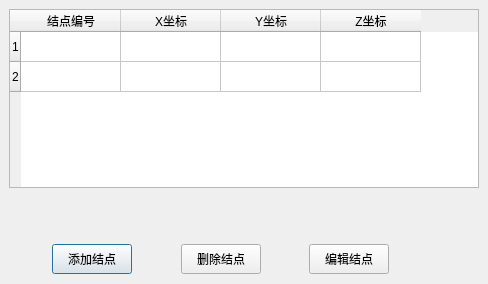
<?xml version="1.0" encoding="UTF-8"?>
<ui version="4.0">
 <class>CordDisplaySet</class>
 <widget class="QDialog" name="CordDisplaySet">
  <property name="geometry">
   <rect>
    <x>0</x>
    <y>0</y>
    <width>488</width>
    <height>284</height>
   </rect>
  </property>
  <property name="windowTitle">
   <string>Dialog</string>
  </property>
  <widget class="QTableWidget" name="tableWidget">
   <property name="geometry">
    <rect>
     <x>9</x>
     <y>9</y>
     <width>470</width>
     <height>179</height>
    </rect>
   </property>
   <row>
    <property name="text">
     <string>1</string>
    </property>
   </row>
   <row>
    <property name="text">
     <string>2</string>
    </property>
   </row>
   <column>
    <property name="text">
     <string>结点编号</string>
    </property>
   </column>
   <column>
    <property name="text">
     <string>X坐标</string>
    </property>
   </column>
   <column>
    <property name="text">
     <string>Y坐标</string>
    </property>
   </column>
   <column>
    <property name="text">
     <string>Z坐标</string>
    </property>
   </column>
  </widget>
  <widget class="QWidget" name="layoutWidget">
   <property name="geometry">
    <rect>
     <x>9</x>
     <y>243</y>
     <width>423</width>
     <height>32</height>
    </rect>
   </property>
   <layout class="QHBoxLayout" name="horizontalLayout">
    <item>
     <spacer name="horizontalSpacer_3">
      <property name="orientation">
       <enum>Qt::Horizontal</enum>
      </property>
      <property name="sizeHint" stdset="0">
       <size>
        <width>40</width>
        <height>20</height>
       </size>
      </property>
     </spacer>
    </item>
    <item>
     <widget class="QPushButton" name="AddCord">
      <property name="minimumSize">
       <size>
        <width>0</width>
        <height>30</height>
       </size>
      </property>
      <property name="text">
       <string>添加结点</string>
      </property>
     </widget>
    </item>
    <item>
     <spacer name="horizontalSpacer">
      <property name="orientation">
       <enum>Qt::Horizontal</enum>
      </property>
      <property name="sizeHint" stdset="0">
       <size>
        <width>40</width>
        <height>20</height>
       </size>
      </property>
     </spacer>
    </item>
    <item>
     <widget class="QPushButton" name="DeleteCord">
      <property name="minimumSize">
       <size>
        <width>0</width>
        <height>30</height>
       </size>
      </property>
      <property name="text">
       <string>删除结点</string>
      </property>
     </widget>
    </item>
    <item>
     <spacer name="horizontalSpacer_2">
      <property name="orientation">
       <enum>Qt::Horizontal</enum>
      </property>
      <property name="sizeHint" stdset="0">
       <size>
        <width>40</width>
        <height>20</height>
       </size>
      </property>
     </spacer>
    </item>
    <item>
     <widget class="QPushButton" name="EditCord">
      <property name="minimumSize">
       <size>
        <width>0</width>
        <height>30</height>
       </size>
      </property>
      <property name="text">
       <string>编辑结点</string>
      </property>
     </widget>
    </item>
    <item>
     <spacer name="horizontalSpacer_4">
      <property name="orientation">
       <enum>Qt::Horizontal</enum>
      </property>
      <property name="sizeHint" stdset="0">
       <size>
        <width>40</width>
        <height>20</height>
       </size>
      </property>
     </spacer>
    </item>
   </layout>
  </widget>
 </widget>
 <resources/>
 <connections/>
</ui>
